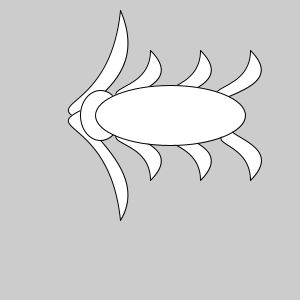
Frame 1 (no input)
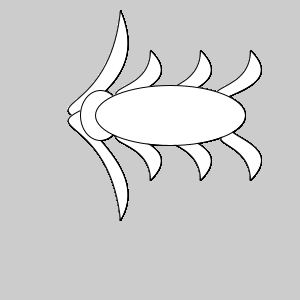
Frame 60 (the mouse pressed at the canvas centre just before this capture)
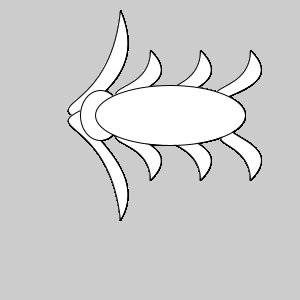
Frame 120 (the mouse held since frame 60 and released just before this capture)

The Processing sketch that drew these frames (run headless with seeded random() and noise(); from frame 60 on, the mouse is pressed at the canvas centre):

// Processing sketch: processing_22657
// ── processing_22657.pde

void setup() {
  size(300, 300);
  smooth();
}

void draw() {
 //3rd Clipper Top
 beginShape();
 vertex(250, 50);
 bezierVertex(280, 80, 240, 90, 220, 100);
 bezierVertex(200, 85, 250, 90, 250, 50);
 endShape();
 
 //2nd Clipper Top
 beginShape();
 vertex(200, 50);
 bezierVertex(230, 80, 190, 90, 170, 100);
 bezierVertex(150, 85, 200, 90, 200, 50);
 endShape();
 
 //1st Clipper Top
 beginShape();
 vertex(150, 50);
 bezierVertex(180, 80, 140, 90, 120, 100);
 bezierVertex(100, 85, 150, 90, 150, 50);
 endShape();
 
/* ******************************************* */

 //1st Clipper Bottom
 beginShape();
 vertex(150, 180);
 bezierVertex(180, 150, 140, 140, 120, 130);
 bezierVertex(100, 145, 150, 140, 150, 180);
 endShape();
 
 //2nd Clipper Bottom
 beginShape();
 vertex(200, 180);
 bezierVertex(230, 150, 190, 140, 170, 130);
 bezierVertex(150, 145, 200, 140, 200, 180);
 endShape();
 
 //3rd Clipper Bottom
 beginShape();
 vertex(250, 180);
 bezierVertex(280, 150, 240, 140, 230, 130);
 bezierVertex(200, 145, 250, 140, 250, 180);
 endShape();
 
/* ******************************************* */

 //Face Clipper Top
 beginShape();
 vertex(120, 10);
 bezierVertex(150, 80, 80, 100, 80, 120);
 bezierVertex(40, 100, 110, 110, 120, 10);
 endShape();
 
 //Face Clippter bottom
 beginShape();
 vertex(120, 220);
 bezierVertex(150, 170, 80, 130, 80, 110);
 bezierVertex(40, 130, 110, 120, 120, 220);
 endShape();


/* ******************************************* */

 //body
 ellipse (100, 115, 40, 50);
 ellipse (170, 115, 150, 60);

 


}
